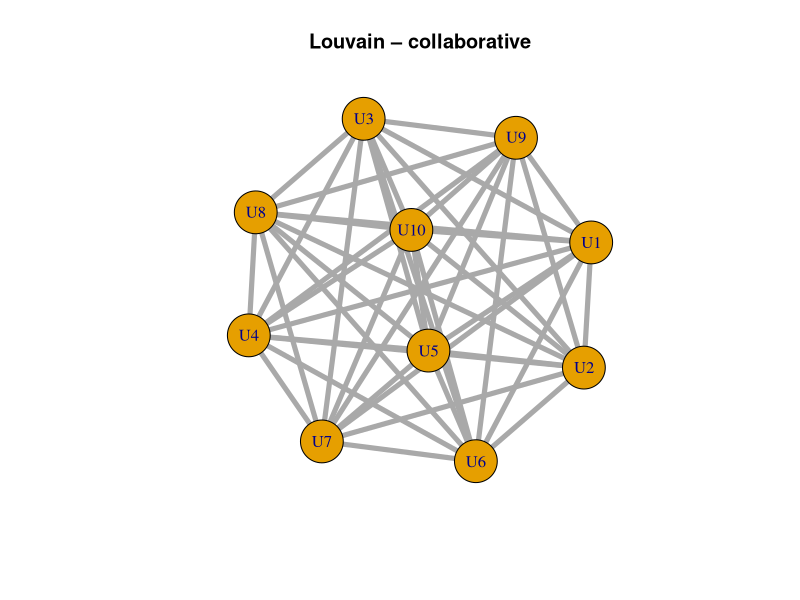
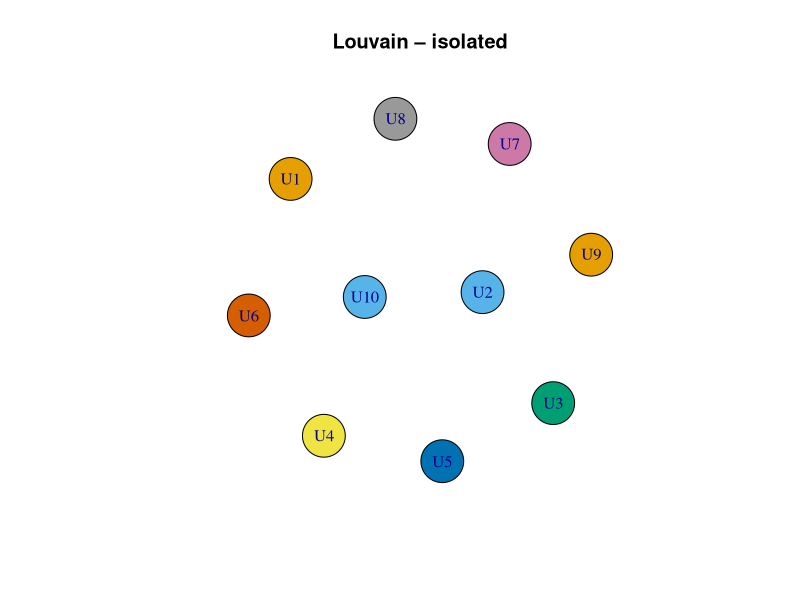
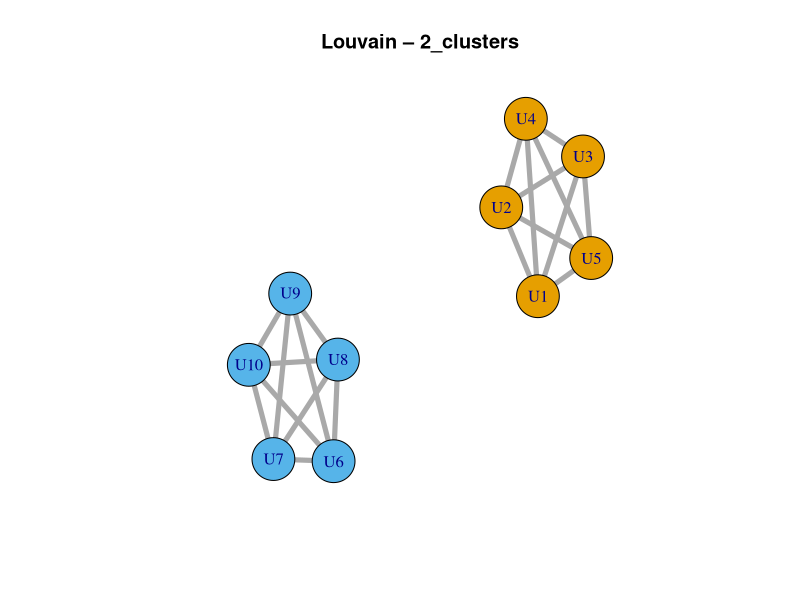
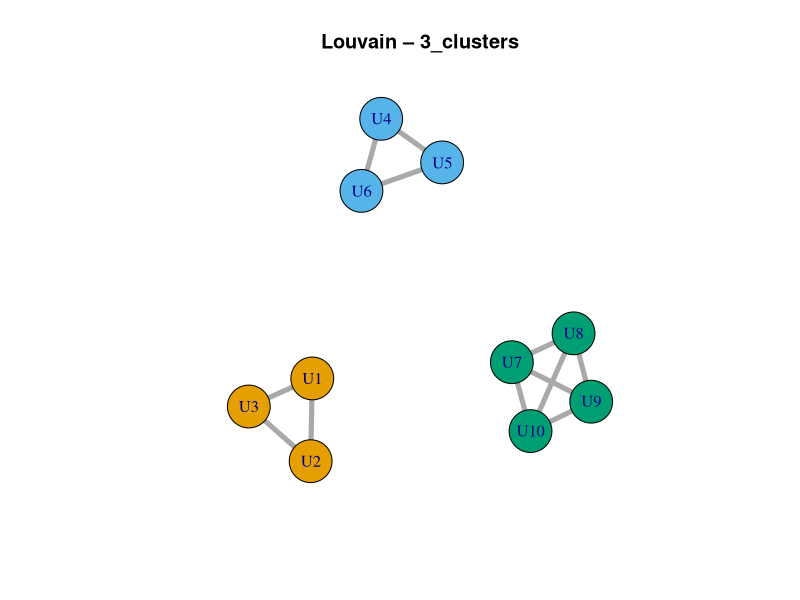
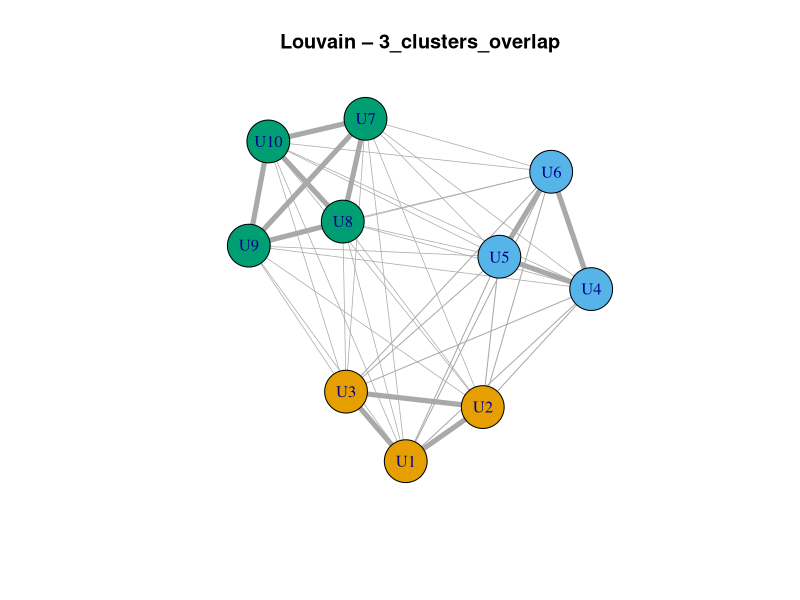

Generate these figures, in order, with R:
# 📦 Install and load required libraries
if (!require(proxy)) install.packages("proxy")
if (!require(igraph)) install.packages("igraph")
if (!require(ggplot2)) install.packages("ggplot2")

library(proxy)
library(igraph)
library(ggplot2)

# 📁 Create output directory
output_dir <- "toy_analysis_results"
dir.create(output_dir, showWarnings = FALSE)

# 🔧 Generate Toy UPA Matrices (including the new 3-clusters-overlap case)
generate_toy_upa <- function(type) {
  if (type == "collaborative") {
    upa <- matrix(1, nrow = 10, ncol = 10)
  } else if (type == "isolated") {
    upa <- diag(1, 10, 10)
  } else if (type == "2_clusters") {
    upa <- rbind(
      matrix(rep(c(1, 1, 1, 0, 0, 0, 0, 0, 0, 0), 5), nrow = 5, byrow = TRUE),
      matrix(rep(c(0, 0, 0, 0, 0, 0, 1, 1, 1, 1), 5), nrow = 5, byrow = TRUE)
    )
  } else if (type == "3_clusters") {
    upa <- rbind(
      matrix(rep(c(1, 1, 1, 0, 0, 0, 0, 0, 0, 0), 3), nrow = 3, byrow = TRUE),
      matrix(rep(c(0, 0, 0, 1, 1, 1, 0, 0, 0, 0), 3), nrow = 3, byrow = TRUE),
      matrix(rep(c(0, 0, 0, 0, 0, 0, 1, 1, 1, 1), 4), nrow = 4, byrow = TRUE)
    )
  } else if (type == "3_clusters_overlap") {
    upa <- rbind(
      matrix(rep(c(1, 1, 0, 0, 0, 0, 0, 0, 0, 1), 3), nrow = 3, byrow = TRUE),  # P10 shared
      matrix(rep(c(0, 0, 1, 1, 0, 0, 0, 0, 0, 1), 3), nrow = 3, byrow = TRUE),  # P10 shared
      matrix(rep(c(0, 0, 0, 0, 1, 1, 1, 1, 0, 1), 4), nrow = 4, byrow = TRUE)   # P10 shared
    )
  }
  colnames(upa) <- paste0("P", 1:ncol(upa))
  rownames(upa) <- paste0("U", 1:nrow(upa))
  return(upa)
}

# 🔍 Analyze a UPA matrix and return metrics
analyze_upa <- function(upa_matrix, label) {
  jaccard_mat <- 1 - as.matrix(dist(upa_matrix, method = "Jaccard"))
  jaccard_vals <- jaccard_mat[upper.tri(jaccard_mat)]
  avg_jaccard <- mean(jaccard_vals, na.rm = TRUE)
  
  graph <- graph_from_adjacency_matrix(jaccard_mat, mode = "undirected", weighted = TRUE, diag = FALSE)
  louvain <- cluster_louvain(graph, weights = E(graph)$weight)
  num_clusters <- length(unique(membership(louvain)))
  mod_score <- modularity(louvain)
  
  return(list(
    jaccard = round(avg_jaccard, 4),
    clusters = num_clusters,
    modularity = round(mod_score, 4),
    graph = graph,
    communities = louvain
  ))
}

# 🖼️ Visualize and save Louvain clusters
save_louvain_plot <- function(graph, communities, filename, label) {
  png(filename, width = 800, height = 600)
  plot(
    graph,
    vertex.color = communities$membership,
    vertex.label = V(graph)$name,
    vertex.size = 25,
    edge.width = E(graph)$weight * 5,
    layout = layout_with_fr,
    main = label
  )
  dev.off()
}

# 🚀 Main loop over all toy cases
toy_cases <- c("collaborative", "isolated", "2_clusters", "3_clusters", "3_clusters_overlap")
results <- data.frame()

for (case in toy_cases) {
  upa <- generate_toy_upa(case)
  
  # Save matrix as CSV
  write.csv(upa, file = file.path(output_dir, paste0("upa_", case, ".csv")), row.names = TRUE)
  
  analysis <- analyze_upa(upa, case)
  
  # Save Louvain plot
  plot_path <- file.path(output_dir, paste0("louvain_", case, ".png"))
  save_louvain_plot(analysis$graph, analysis$communities, plot_path, paste("Louvain –", case))
  
  # Append results
  results <- rbind(results, data.frame(
    Case = case,
    Jaccard = analysis$jaccard,
    Louvain_Clusters = analysis$clusters,
    Modularity = analysis$modularity
  ))
}

# 💾 Save summary table
write.csv(results, file = file.path(output_dir, "summary_metrics.csv"), row.names = FALSE)
print(results)
